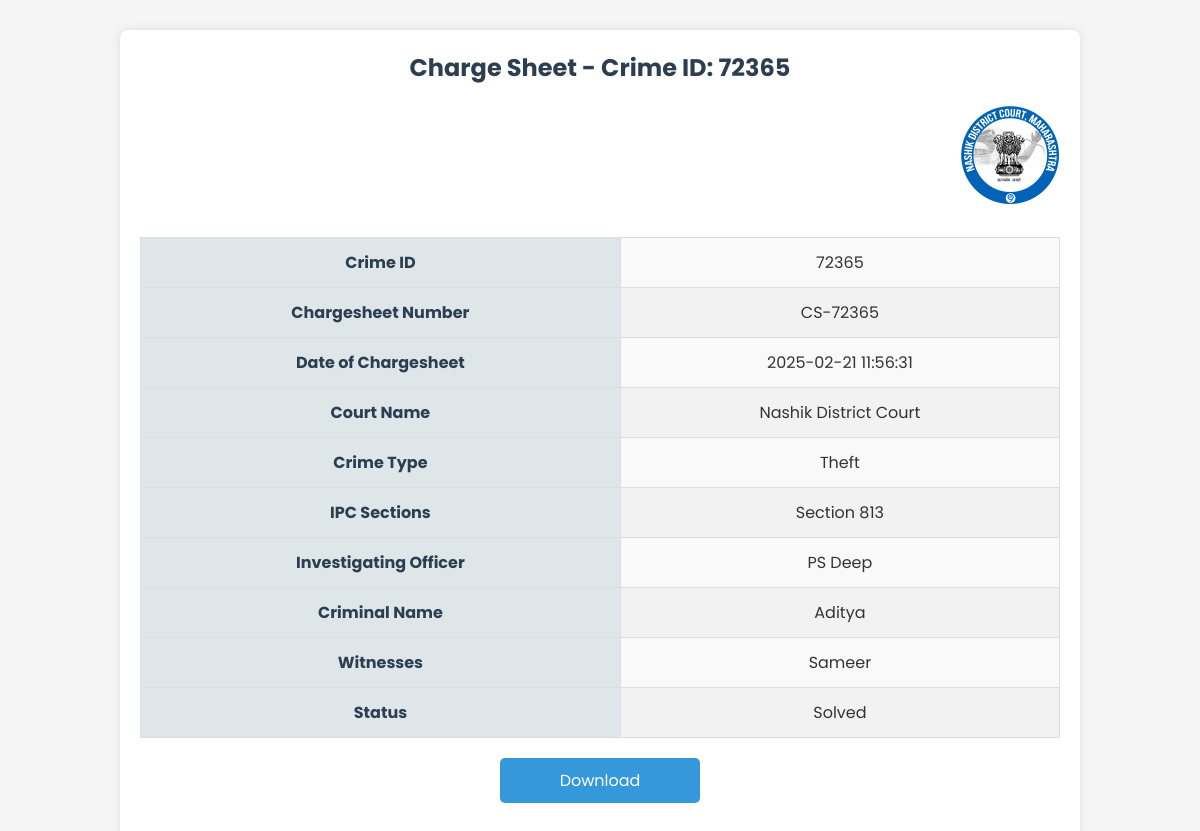
/Police Officer/Police Stations/view_chargesheet.php?crime_id=72365&role=admin (signed in), run on the app's committed database.
### tables this page shows
CREATE TABLE `chargesheet` (
  `chargesheet_id` varchar(20) NOT NULL,
  `crime_id` int(11) NOT NULL,
  `police_station_id` int(11) NOT NULL,
  `name` varchar(30) NOT NULL,
  `email` varchar(50) NOT NULL,
  `mobile` varchar(11) NOT NULL,
  `crime_type` varchar(20) NOT NULL,
  `description` varchar(300) NOT NULL,
  `ipc_sections` varchar(255) DEFAULT NULL,
  `investigating_officer` varchar(255) DEFAULT NULL,
  `accused` varchar(255) DEFAULT NULL,
  `witnesses` varchar(255) DEFAULT NULL,
  `court_name` varchar(50) NOT NULL DEFAULT 'Nashik District Court',
  `date_of_chargesheet` timestamp NOT NULL DEFAULT current_timestamp() ON UPDATE current_timestamp(),
  `status` enum('Pending','Under Investigation','Solved','') DEFAULT 'Pending'
);

### Police Officer/Police Stations/view_chargesheet.php (the view, shortened to what this page needs)
<?php
include '../config.php';
$crime_id = intval($_GET['crime_id']);
$stmt = $con->prepare("SELECT * FROM chargesheet WHERE crime_id = ?");
$stmt->bind_param("i", $crime_id);
$stmt->execute();
$result = $stmt->get_result();
$chargesheet = $result->fetch_assoc();
?>
<!DOCTYPE html>
<html lang="en">
<head>
    <link rel="stylesheet" href="../style1.css">
</head>
<body>
    <div class="chargesheet-container">
        <h2>Charge Sheet - Crime ID: <?php echo $crime_id; ?></h2>
        <div style="text-align: right;">
            <img src="../Images/court.png" alt="Police Logo" width="100" height="100"
                style="border-radius: 8px;">
        </div>
        <br>
        <table border="1" cellpadding="10" cellspacing="0">
            <tr>
                <th>Crime ID</th>
                <td><?php echo $chargesheet['crime_id']; ?></td>
            </tr>
            <tr>
                <th>Chargesheet Number</th>
                <td><?php echo $chargesheet['chargesheet_id']; ?></td>
            </tr>
            <tr>
                <th>Date of Chargesheet</th>
                <td><?php echo $chargesheet['date_of_chargesheet']; ?></td>
            </tr>
            <tr>
                <th>Court Name</th>
                <td><?php echo $chargesheet['court_name']; ?></td>
            </tr>
            <tr>
                <th>Crime Type</th>
                <td><?php echo $chargesheet['crime_type']; ?></td>
            </tr>
            <tr>
                <th>IPC Sections</th>
                <td><?php echo $chargesheet['ipc_sections']; ?></td>
            </tr>
            <tr>
                <th>Investigating Officer</th>
                <td><?php echo $chargesheet['investigating_officer']; ?></td>
            </tr>
            <tr>
                <th>Criminal Name</th>
                <td><?php echo $chargesheet['accused']; ?></td>
            </tr>
            <tr>
                <th>Witnesses</th>
                <td><?php echo $chargesheet['witnesses']; ?></td>
            </tr>
            <tr>
                <th>Status</th>
                <td><?php echo $chargesheet['status']; ?></td>
            </tr>
        </table>
        <button class="download-btn" onclick="window.print();">Download</button>
    </div>
</body>
</html>

### Police Officer/style1.css (style rules this page uses)
* { margin: 0; padding: 0; box-sizing: border-box; font-family: 'Poppins', sans-serif; }
:root { --primary-color: #0E4BF1; --panel-color: #FFF; --text-color: #000; --black-light-color: #707070; --border-color: #e6e5e5; --toggle-color: #DDD; --box1-color: #CADCFC; --title-icon-color: #fff; --tran-05: all 0.5s ease; --tran-03: all 0.3s ease; --tran-03: all 0.2s ease; }
body { min-height: 100vh; background-color: var(--primary-color); }

### Police Officer/Police Stations/view_chargesheet.php (style rules this page uses)
body { background-color: #f5f5f5; font-family: Arial, sans-serif; color: #333; }
.chargesheet-container { width: 80%; margin: 30px auto; padding: 20px; background-color: #ffffff; border-radius: 8px; box-shadow: 0px 0px 10px rgba(0, 0, 0, 0.1); }
h2 { text-align: center; color: #2c3e50; margin-bottom: 20px; }
table { width: 100%; border-collapse: collapse; background-color: #f9f9f9; }
table th, table td { padding: 12px; border: 1px solid #ddd; text-align: center; }
table th { background-color: #dfe6e9; color: #2c3e50; font-weight: bold; }
table tr:nth-child(even) { background-color: #f2f2f2; }
.download-btn { display: block; width: 200px; text-align: center; margin: 20px auto; padding: 10px; background-color: #3498db; color: white; text-decoration: none; border-radius: 5px; font-size: 16px; border: none; cursor: pointer; }

### data on the page
chargesheet: crime "72365", chargesheet_id "CS-72365", date_of_chargesheet "2025-02-21 11:56:31", court_name "Nashik District Court", crime_type "Theft", ipc_sections "Section 813", investigating_officer "PS Deep", accused "Aditya", witnesses "Sameer", status "Solved"

### other printed values
$crime_id "72365"
